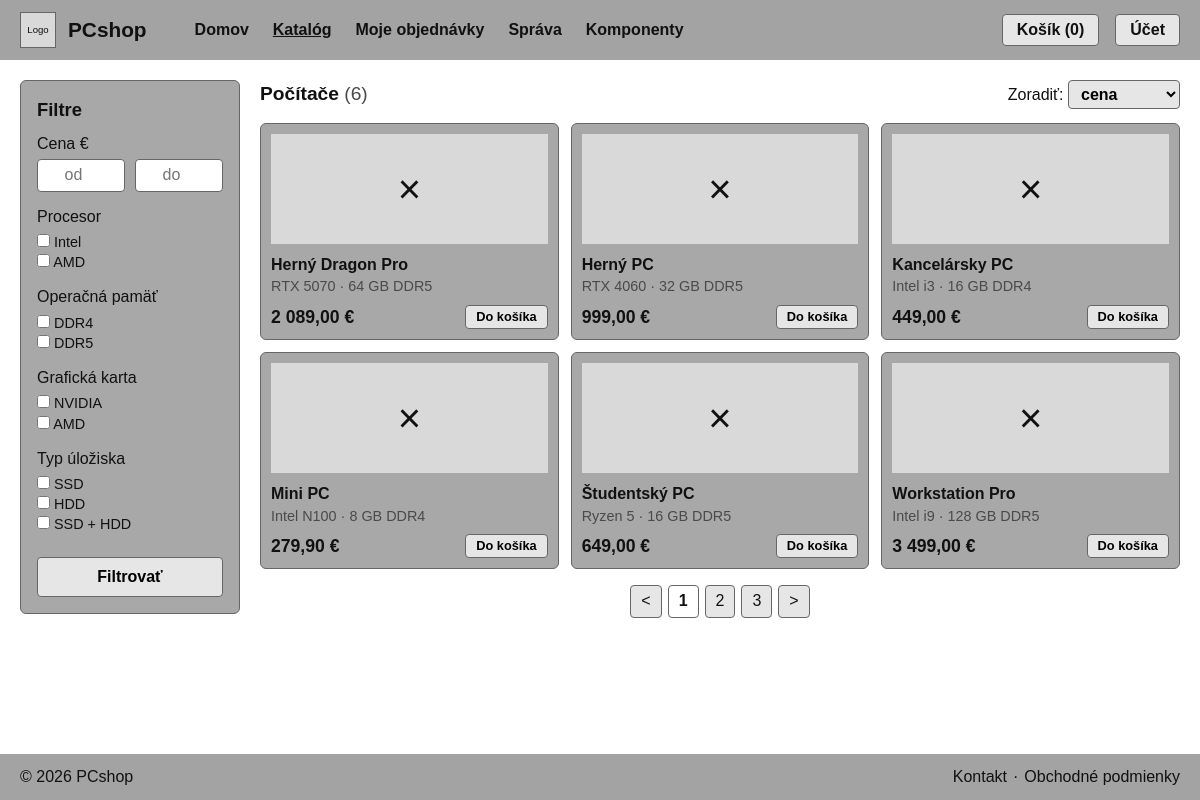
Page /?c=katalog on the committed database.
### tables this page shows
CREATE TABLE `pocitace` (
    `id` INT(11) NOT NULL AUTO_INCREMENT,
    `nazov` VARCHAR(100) NOT NULL,
    `popis` VARCHAR(255) DEFAULT NULL,
    `cena` DECIMAL(10,2) NOT NULL,
    `sklad`INT(11) NOT NULL DEFAULT 0,
    `obrazok` VARCHAR(300) DEFAULT NULL,
    PRIMARY KEY (`id`)
);

### Framework/Http/Responses/Response.php (called while the page is built, shortened)
<?php
abstract class Response
{
    public function send(): void
    {
        $this->generate();
    }
}

### public/index.php (called while the page is built, shortened)
<?php
require __DIR__ . '/../Framework/ClassLoader.php';
try {
    $app = new App();
    $app->run();
} catch (Exception $e) {
    die('An error occurred: ' . $e->getMessage());
}

### Framework/DB/Connection.php (called while the page is built, shortened)
<?php
class Connection
{
    private static ?Connection $instance = null;
    private PDO $db;
    public function __construct(PDO $db)
    {
        $this->db = $db;
    }
    public static function getInstance(): Connection
    {
        try {
            if (self::$instance == null) {
                $db = new PDO(
                    'mysql:dbname=' . Configuration::DB_NAME . ';host=' . Configuration::DB_HOST,
                    Configuration::DB_USER,
                    Configuration::DB_PASS
                );
                $db->setAttribute(PDO::ATTR_ERRMODE, PDO::ERRMODE_EXCEPTION);
                $db->setAttribute(PDO::ATTR_EMULATE_PREPARES, true);
                self::$instance = new self($db);
            }
            return self::$instance;
        } catch (PDOException $e) {
            throw new Exception('Connection failed: ' . $e->getMessage());
        }
    }
    public function prepare(string $sql): DebugStatement
    {
        try {
            return new DebugStatement($this->db->prepare($sql));
        } catch (PDOException $e) {
            throw new Exception('Prepare failed: ' . $e->getMessage());
        }
    }
}

### Framework/Core/Model.php (called while the page is built, shortened)
<?php
abstract class Model implements \JsonSerializable
{
    protected static ?string $tableName = null;
    protected static array $columnsMap = [];
    private static array $dbColumns = [];
    private static IDbConvention $dbConventions;
    protected static function getTableName(): string
    {
        if (!empty(static::$tableName)) {
            return static::$tableName;
        }
        return self::getConventions()->getTableName(get_called_class());
    }
    protected static function getColumnsMap(): array
    {
        return static::$columnsMap ?? [];
    }
    public static function getAll(
        ?string $whereClause = null,
        array   $whereParams = [],
        ?string $orderBy = null,
        ?int    $limit = null,
        ?int    $offset = null
    ): array
    {
        try {
            $sql = "SELECT " . static::getDBColumnNamesList() . " FROM `" . static::getTableName() . "`";
            if ($orderBy !== null) {
                $sql .= " ORDER BY $orderBy";
            }
            $stmt = Connection::getInstance()->prepare($sql);
            $stmt->execute($whereParams);
            $models = $stmt->fetchAll(PDO::FETCH_CLASS | PDO::FETCH_PROPS_LATE, static::class);
            return $models;
        } catch (PDOException $exception) {
            throw new Exception('Query failed: ' . $exception->getMessage(), 0, $exception);
        }
    }
    private static function getDbColumns(): array
    {
        try {
            $sql = "DESCRIBE " . static::getTableName();
            $stmt = Connection::getInstance()->prepare($sql);
            $stmt->execute([]);
            self::$dbColumns[static::class] = array_column($stmt->fetchAll(), 'Field');
            return self::$dbColumns[static::class];
        } catch (PDOException $exception) {
            throw new Exception('Query failed: ' . $exception->getMessage(), 0, $exception);
        }
    }
    private static function getModelProperties(): array
    {
        $reflection = new \ReflectionClass(static::class);
        $properties = [];
        foreach ($reflection->getProperties() as $property) {
            $propertyName = $property->getName();
            if ($property->isStatic()) {
                continue;
            }
            $properties[$propertyName] = true;
        }
        return $properties;
    }
    private static function getDBColumnNamesList(): string
    {
        $dbColumns = [];
        foreach (static::getDbColumns() as $columnName) {
            $propertyName = static::toPropertyName($columnName);
            if ($propertyName != $columnName) {
                $dbColumns[] = "`$columnName` AS {$propertyName}";
            } else {
                $dbColumns[] = $columnName;
            }
        }
        return implode(', ', $dbColumns);
    }
    private static function toPropertyName(string $columnName): string
    {
        $customMapping = static::getColumnsMap();
        if (isset($customMapping[$columnName])) {
            return $customMapping[$columnName];
        } else {
            return static::getConventions()->toPropertyName($columnName);
        }
    }
    private static function getConventions(): IDbConvention
    {
        if (!isset(static::$dbConventions)) {
            static::$dbConventions = new (Configuration::DB_CONVENTIONS_CLASS)();
        }
        return static::$dbConventions;
    }
}

### Framework/ClassLoader.php (called while the page is built, shortened)
<?php
class ClassLoader
{
    public static function Boot(): void
    {
        spl_autoload_register(function ($class_name) {
            $file = self::getClassFile($class_name);
        });
    }
    public static function getClassFile(string $className): string
    {
        $baseDir = realpath(dirname(__DIR__));
        $relativePath = str_replace('\\', DIRECTORY_SEPARATOR, ltrim($className, '\\')) . '.php';
        return $baseDir . DIRECTORY_SEPARATOR . $relativePath;
    }
}
require __DIR__ . DIRECTORY_SEPARATOR . 'Support' . DIRECTORY_SEPARATOR . 'functions.php';

### Framework/DB/DebugStatement.php (called while the page is built, shortened)
<?php
class DebugStatement
{
    private PDOStatementAlias $stmt;
    public function __construct($stmt)
    {
        $this->stmt = $stmt;
    }
    public function execute(?array $params = null): bool
    {
        $result = $this->stmt->execute($params);
        $this->stmt->debugDumpParams();
        return $result;
    }
    public function __call(string $name, array $arguments): mixed
    {
        return $this->stmt->{$name}(...$arguments);
    }
}

### App/Controllers/KatalogController.php (called while the page is built, shortened)
<?php
class KatalogController extends BaseController
{
    public function index(Request $request): Response
    {
        return $this->html(['pocitace' => Pocitac::getAll(orderBy: '`nazov` ASC')]);
    }
}

### Framework/DB/DefaultConventions.php (called while the page is built, shortened)
<?php
class DefaultConventions implements IDbConvention
{
    public function toPropertyName(string $columnName): string
    {
        return $columnName;
    }
}

### App/Models/Pocitac.php (called while the page is built, shortened)
<?php
class Pocitac extends Model
{
    protected string $nazov = '';
    protected ?string $popis = null;
    protected float $cena = 0;
    protected ?string $obrazok = null;
    public function getNazov(): string
    {
        return $this->nazov;
    }
    public function getPopis(): ?string
    {
        return $this->popis;
    }
    public function getCena(): float
    {
        return $this->cena;
    }
    public function getObrazok(): ?string
    {
        return $this->obrazok;
    }
}

### Framework/Support/functions.php (called while the page is built)
<?php
if (!function_exists('e')) {
    function e(mixed $value): string
    {
        return htmlspecialchars((string)$value, ENT_QUOTES | ENT_SUBSTITUTE | ENT_HTML5, 'UTF-8');
    }
}

### App/Views/Katalog/index.view.php (the view, shortened to what this page needs)
<div class="katalog">
    <aside class="filtre">
        <h2>Filtre</h2>
        <form action="#">
            <fieldset>
                <legend>Cena €</legend>
                <div class="cena">
                    <input type="number" name="cena-od" placeholder="od" min="0" aria-label="Cena od">
                    <input type="number" name="cena-do" placeholder="do" min="0" aria-label="Cena do">
                </div>
            </fieldset>
            <fieldset>
                <legend>Procesor</legend>
                <label><input type="checkbox" name="procesor" value="intel"> Intel</label>
                <label><input type="checkbox" name="procesor" value="amd"> AMD</label>
            </fieldset>
            <fieldset>
                <legend>Operačná pamäť</legend>
                <label><input type="checkbox" name="pamat" value="ddr4"> DDR4</label>
                <label><input type="checkbox" name="pamat" value="ddr5"> DDR5</label>
            </fieldset>
            <fieldset>
                <legend>Grafická karta</legend>
                <label><input type="checkbox" name="grafika" value="nvidia"> NVIDIA</label>
                <label><input type="checkbox" name="grafika" value="amd"> AMD</label>
            </fieldset>
            <fieldset>
                <legend>Typ úložiska</legend>
                <label><input type="checkbox" name="uloziste" value="ssd"> SSD</label>
                <label><input type="checkbox" name="uloziste" value="hdd"> HDD</label>
                <label><input type="checkbox" name="uloziste" value="ssd-hdd"> SSD + HDD</label>
            </fieldset>
            <button type="submit" class="tlacidlo tlacidlo-filtrovat">Filtrovať</button>
        </form>
    </aside>
    <section class="zoznam">
        <div class="zoznam-hlavicka">
            <h1>Počítače <span class="pocet">(<?= count($pocitace) ?>)</span></h1>
            <label class="zoradenie">
                Zoradiť:
                <select name="zoradit">
                    <option>cena</option>
                </select>
            </label>
        </div>
        <div class="karty">
            <?php foreach ($pocitace as $pocitac) { ?>
                <article class="karta">
                    <?php if ($pocitac->getObrazok()) { ?>
                        <img src="<?= e($pocitac->getObrazok()) ?>" alt="<?= e($pocitac->getNazov()) ?>" class="karta-obrazok karta-foto">
                    <?php } else { ?>
                        <div class="karta-obrazok placeholder"><span class="placeholder-x">&times;</span></div>
                    <?php } ?>
                    <h2><?= e($pocitac->getNazov()) ?></h2>
                    <p class="karta-komponenty"><?= e($pocitac->getPopis()) ?></p>
                    <div class="karta-spodok">
                        <span class="cena-text"><?= number_format($pocitac->getCena(), 2, ',', ' ') ?> €</span>
                        <button class="tlacidlo tlacidlo-male">Do košíka</button>
                    </div>
                </article>
            <?php } ?>
        </div>
        <nav class="strankovanie" aria-label="Stránkovanie">
            <a href="#" class="tlacidlo">&lt;</a>
            <a href="#" class="tlacidlo aktivna">1</a>
            <a href="#" class="tlacidlo">2</a>
            <a href="#" class="tlacidlo">3</a>
            <a href="#" class="tlacidlo">&gt;</a>
        </nav>
    </section>
</div>

### rows in the picture
pocitace: nazov "Herný Dragon Pro", popis "RTX 5070 · 64 GB DDR5", cena "2 089,00"
pocitace: nazov "Herný PC", popis "RTX 4060 · 32 GB DDR5", cena "999,00"
pocitace: nazov "Kancelársky PC", popis "Intel i3 · 16 GB DDR4", cena "449,00"
pocitace: nazov "Mini PC", popis "Intel N100 · 8 GB DDR4", cena "279,90"
pocitace: nazov "Študentský PC", popis "Ryzen 5 · 16 GB DDR5", cena "649,00"
pocitace: nazov "Workstation Pro", popis "Intel i9 · 128 GB DDR5", cena "3 499,00"

### other values in the picture
count($pocitace) "6"
